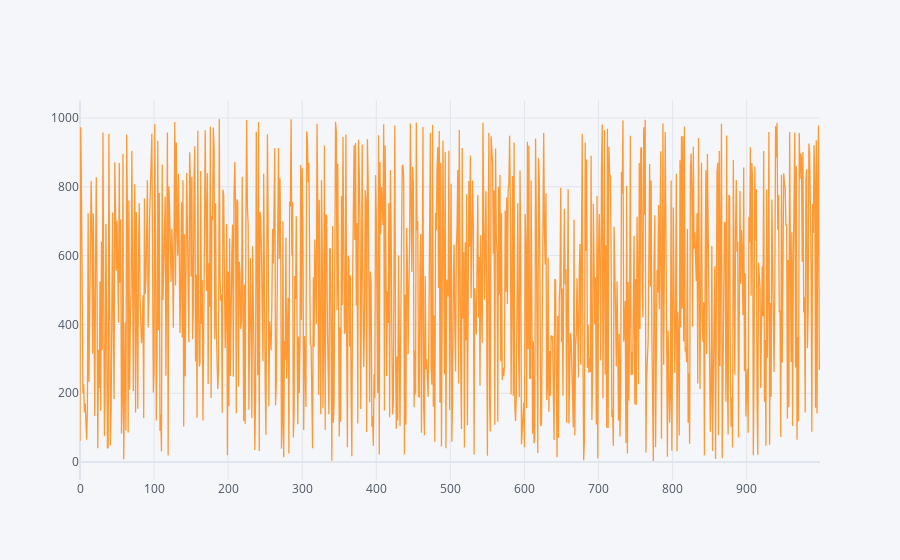

The notebook cell this image was saved under:
### Code cell
df1.iplot()

### Figure 1 — Plotly figure (JSON) as saved in the notebook; plotly's stock layout.template omitted (floating-point values rounded to 4 significant figures; data arrays with more than 128 entries replaced by an {"elided": "..."} marker saying what was removed)
{"data": [{"line": {"color": "rgba(255, 153, 51, 1.0)", "dash": "solid", "shape": "linear", "width": 1.3}, "mode": "lines", "name": "0", "text": "", "type": "scatter", "x": {"elided": "1000 int values"}, "y": {"elided": "1000 int values"}}], "layout": {"legend": {"bgcolor": "#F5F6F9", "font": {"color": "#4D5663"}}, "paper_bgcolor": "#F5F6F9", "plot_bgcolor": "#F5F6F9", "title": {"font": {"color": "#4D5663"}}, "xaxis": {"gridcolor": "#E1E5ED", "showgrid": true, "tickfont": {"color": "#4D5663"}, "title": {"font": {"color": "#4D5663"}, "text": ""}, "zerolinecolor": "#E1E5ED"}, "yaxis": {"gridcolor": "#E1E5ED", "showgrid": true, "tickfont": {"color": "#4D5663"}, "title": {"font": {"color": "#4D5663"}, "text": ""}, "zerolinecolor": "#E1E5ED"}}}
